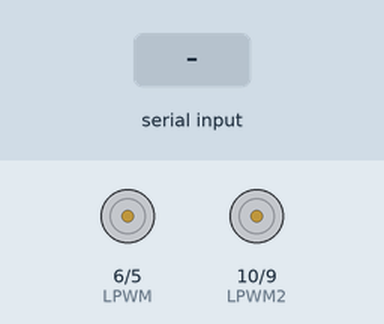
A sketch run on a simulated Arduino Uno, built with avr-gcc and run on an emulated ATmega328P. Shown: motor-driver pin pairs drawn as motors (green arrow = first pin HIGH = forward, orange = second pin HIGH = backward, longer = more drive). Inputs (shaded band) come from the test bench.

Above: at 1.2 s.
1.3 s: "F" received over Serial
At 2.4 s:
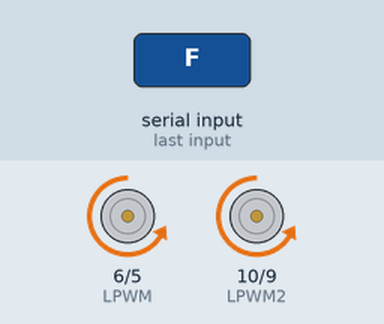
4.3 s: "B" received over Serial
At 4.7 s:
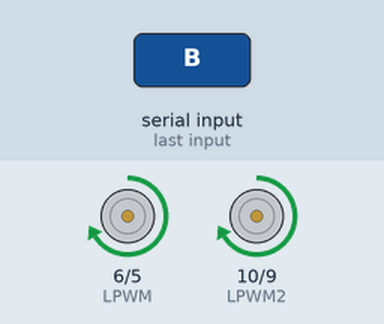
7.3 s: "L" received over Serial
At 8.2 s:
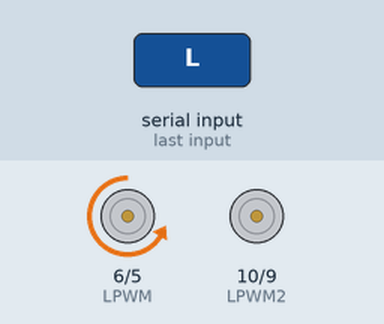
10.3 s: "R" received over Serial
At 11.7 s:
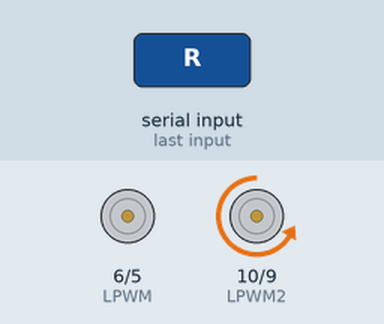
Timing chart, 0 to 13.8 s (numbered marks = the images above; inputs shaded):
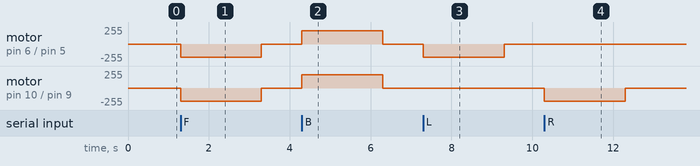

Measured:
- after the input at 1.3 s, motor on pin 6 (LPWM) / pin 5 (RPWM), motor on pin 10 (LPWM2) / pin 9 (RPWM2): stopped → backward 200/255 at once, → stopped 2.0 s later
- after the input at 4.3 s, motor on pin 6 (LPWM) / pin 5 (RPWM), motor on pin 10 (LPWM2) / pin 9 (RPWM2): stopped → forward 200/255 at once, → stopped 2.0 s later
- after the input at 7.3 s, motor on pin 6 (LPWM) / pin 5 (RPWM): stopped → backward 200/255 at once, → stopped 2.0 s later
- after the input at 10.3 s, motor on pin 10 (LPWM2) / pin 9 (RPWM2): stopped → backward 200/255 at once, → stopped 2.0 s later

The sketch:

WheelChairReciever.ino
```cpp
#define RPWM 5   // Right motor forward
#define LPWM 6   // Right motor reverse

#define RPWM2 9  // Left motor forward
#define LPWM2 10 // Left motor reverse

char data;

unsigned long lastSignalTime = 0;

void setup() {
  Serial.begin(9600);

  pinMode(RPWM, OUTPUT);
  pinMode(LPWM, OUTPUT);
  pinMode(RPWM2, OUTPUT);
  pinMode(LPWM2, OUTPUT);
}

void loop() {

  if (Serial.available()) {
    data = Serial.read();
    lastSignalTime = millis();

    switch (data) {
      case 'F': forward(); break;
      case 'B': backward(); break;
      case 'L': left(); break;
      case 'R': right(); break;
      case 'S': stopMotors(); break;
    }
  }

  // Safety: signal lost → STOP
  if (millis() - lastSignalTime > 2000) {
    stopMotors();
  }
}

void forward() {
  analogWrite(RPWM, 200);
  analogWrite(LPWM, 0);

  analogWrite(RPWM2, 200);
  analogWrite(LPWM2, 0);
}

void backward() {
  analogWrite(RPWM, 0);
  analogWrite(LPWM, 200);

  analogWrite(RPWM2, 0);
  analogWrite(LPWM2, 200);
}

void left() {
  analogWrite(RPWM, 200);
  analogWrite(LPWM, 0);

  analogWrite(RPWM2, 0);
  analogWrite(LPWM2, 0);
}

void right() {
  analogWrite(RPWM, 0);
  analogWrite(LPWM, 0);

  analogWrite(RPWM2, 200);
  analogWrite(LPWM2, 0);
}

void stopMotors() {
  analogWrite(RPWM, 0);
  analogWrite(LPWM, 0);

  analogWrite(RPWM2, 0);
  analogWrite(LPWM2, 0);
}
```
